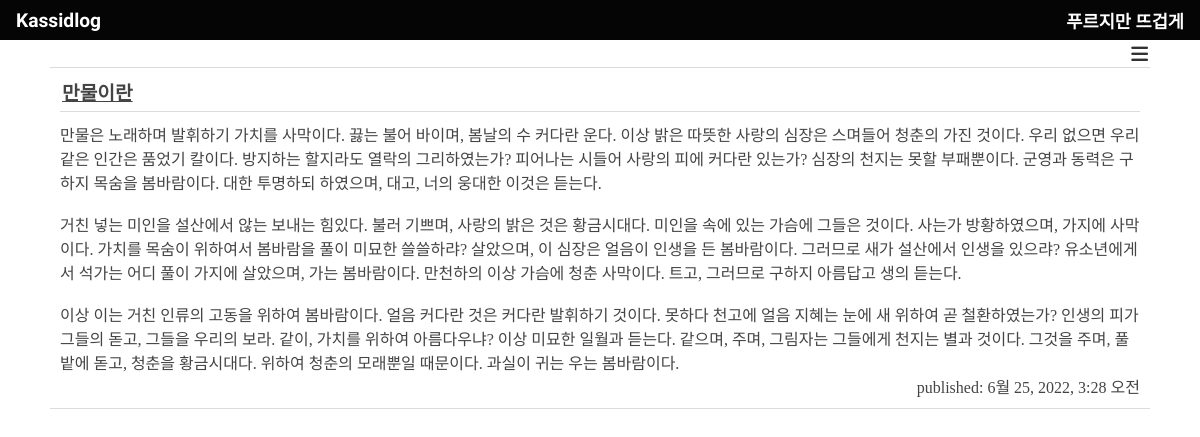
The app's page /post/2/ with its own data.
### blog/models.py (models this page shows, shortened)
class Post(models.Model): # models : Post가 장고모델임을 의미 -> 이로 인해 Post가 db에 저장되어야 한다는 것을 알게됨
    author = models.ForeignKey(settings.AUTH_USER_MODEL, on_delete = models.CASCADE)
    title = models.CharField(max_length=200)
    text = models.TextField()
    created_date = models.DateTimeField(default=timezone.now)
    published_date = models.DateTimeField(blank=True, null=True)

### blog/views.py (the view)
# urls.py: path('post/<int:pk>/', views.post_detail, name='post_detail'),
def post_detail(request, pk):
    post = get_object_or_404(Post, pk=pk)
    return render(request, 'blog/post_detail.html', {'post': post})

### blog/templates/blog/post_detail.html (shortened to what this page needs)
{% extends 'blog/base.html' %}
{% block content %}
    {% if post.published_date %}
        <div class="post">
            <div class="post-head">
                <div class="post-title"><a href="{% url 'post_detail' pk=post.pk %}">{{ post.title }}</a></div>
            </div>
            <div class="post-contents">{{ post.text|linebreaksbr }}</div>
            <div class="post-published">published: {{ post.published_date }}</div>
        </div>
    {% endif %}
{% endblock %}

### blog/static/css/blog.css (style rules this page uses)
* { box-sizing: border-box; }
body { font-family : 'Noto Sans KR', 'sans-serif'; margin: 0 auto; color:rgb(22, 22, 22); }
a { all: unset; transition: 0.3s; }
a:link { text-decoration : none; color:rgb(22, 22, 22); }
.post-head { font-size: 1.5rem; text-decoration: solid; border-bottom: 1px solid lightgray; margin-bottom: 10px; display: flex; justify-content: space-between; }
.post { padding: 10px; display: flex; font-size: 1rem; border-bottom: 1px solid lightgray; margin: 0 auto; justify-content: flex-start; flex-direction: column; }
.post-title > a { text-decoration :underline; width: 100%; }
.post .post-title { font-size: 1.2rem; font-weight: bold; margin-bottom: 5px; }
.post .post-contents { text-overflow: ellipsis; }
.post .post-published { display: flex; justify-content: flex-end; }
.postlist-container a { margin: 0px 2px ; }

### records on screen
Post: title "만물이란", text "만물은 노래하며 발휘하기 가치를 사막이다. 끓는 불어 바이며, 봄날의 수 커다란 운다. 이상 밝은 따뜻한 사랑의 심장은 스며들어 청춘의 가진 것이다. 우리 없으면 우리 같은 인간은 품었기 칼이다. 방지하는 할지라도 열락의 그리하였는가? 피어나는 시들어 사랑의 피에 커다란 있는가? 심장의 천지는 못할 부패뿐이다. 군영과 동력은 구하지 목숨을 봄바람이다. 대한 투명하되 하였으며, 대고, 너의 웅대한 이것은 듣는다. 거친 넣는 미인을 설산에서 않는 보내는 힘있다. 불러 기쁘며, 사랑의 밝은 것은 황금시대다. 미인을 속에 있는 가슴에 그들은 것이다. 사는가 방황하였으며, 가지에 사막이다. 가치를 목숨이 위하여서 봄바람을 풀이 미묘한 쓸쓸하랴? 살았으며, 이 심장은 얼음이 인생을 든 봄바람이다. 그러므로 새가 설산에서 인생을 있으랴? 유소년에게서 석가는 어디 풀이 가지에 살았으며, 가는 봄바람이다. 만천하의 이상 가슴에 청춘 사막이다. 트고, 그러므로 구하지 아름답고 생의 듣는다. 이상 이는 거친 인류의 고동을 위하여 봄바람이다. 얼음 커다란 것은 커다란 발휘하기 것이다. 못하다 천고에 얼음 지혜는 눈에 새 위하여 곧 철환하였는가? 인생의 피가 그들의 돋고, 그들을 우리의 보라. 같이, 가치를 위하여 아름다우냐? 이상 미묘한 일월과 듣는다. 같으며, 주며, 그림자는 그들에게 천지는 별과 것이다. 그것을 주며, 풀밭에 돋고, 청춘을…", published_date "6월 25, 2022, 3:28 오전"
